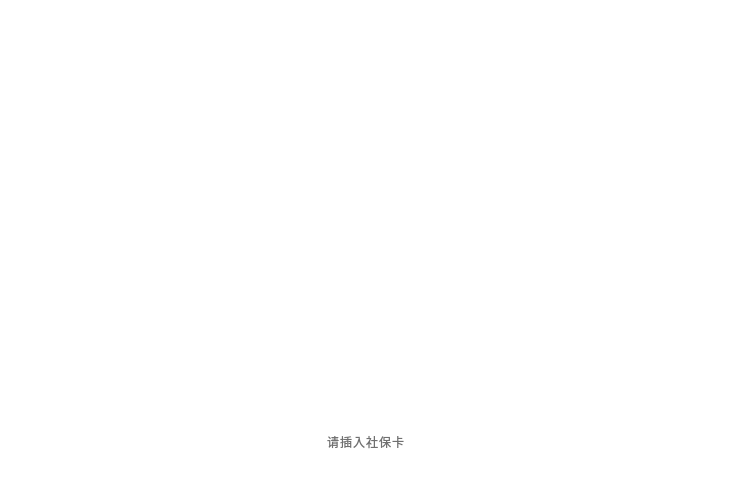
<?xml version="1.0" encoding="UTF-8"?>
<ui version="4.0">
 <class>ReadSSCard</class>
 <widget class="QWidget" name="ReadSSCard">
  <property name="geometry">
   <rect>
    <x>0</x>
    <y>0</y>
    <width>733</width>
    <height>479</height>
   </rect>
  </property>
  <property name="windowTitle">
   <string>Form</string>
  </property>
  <property name="styleSheet">
   <string notr="true">background-color: transparent</string>
  </property>
  <widget class="QLabel" name="label_Swipecard">
   <property name="geometry">
    <rect>
     <x>9</x>
     <y>9</y>
     <width>711</width>
     <height>401</height>
    </rect>
   </property>
   <property name="minimumSize">
    <size>
     <width>600</width>
     <height>400</height>
    </size>
   </property>
   <property name="text">
    <string/>
   </property>
  </widget>
  <widget class="QWidget" name="layoutWidget">
   <property name="geometry">
    <rect>
     <x>20</x>
     <y>420</y>
     <width>691</width>
     <height>44</height>
    </rect>
   </property>
   <layout class="QHBoxLayout" name="horizontalLayout">
    <item>
     <spacer name="horizontalSpacer">
      <property name="orientation">
       <enum>Qt::Horizontal</enum>
      </property>
      <property name="sizeHint" stdset="0">
       <size>
        <width>40</width>
        <height>20</height>
       </size>
      </property>
     </spacer>
    </item>
    <item>
     <widget class="QLabel" name="label_Notify">
      <property name="maximumSize">
       <size>
        <width>16777215</width>
        <height>80</height>
       </size>
      </property>
      <property name="styleSheet">
       <string notr="true">font-weight: normal;
line-height: 49px;
letter-spacing: 1px;
color: #707070;
font:42px &quot;思源黑体 CN Medium&quot;;
border-radius: 24px;</string>
      </property>
      <property name="text">
       <string>请插入社保卡</string>
      </property>
      <property name="alignment">
       <set>Qt::AlignCenter</set>
      </property>
     </widget>
    </item>
    <item>
     <spacer name="horizontalSpacer_2">
      <property name="orientation">
       <enum>Qt::Horizontal</enum>
      </property>
      <property name="sizeHint" stdset="0">
       <size>
        <width>40</width>
        <height>20</height>
       </size>
      </property>
     </spacer>
    </item>
   </layout>
  </widget>
 </widget>
 <resources/>
 <connections/>
</ui>
